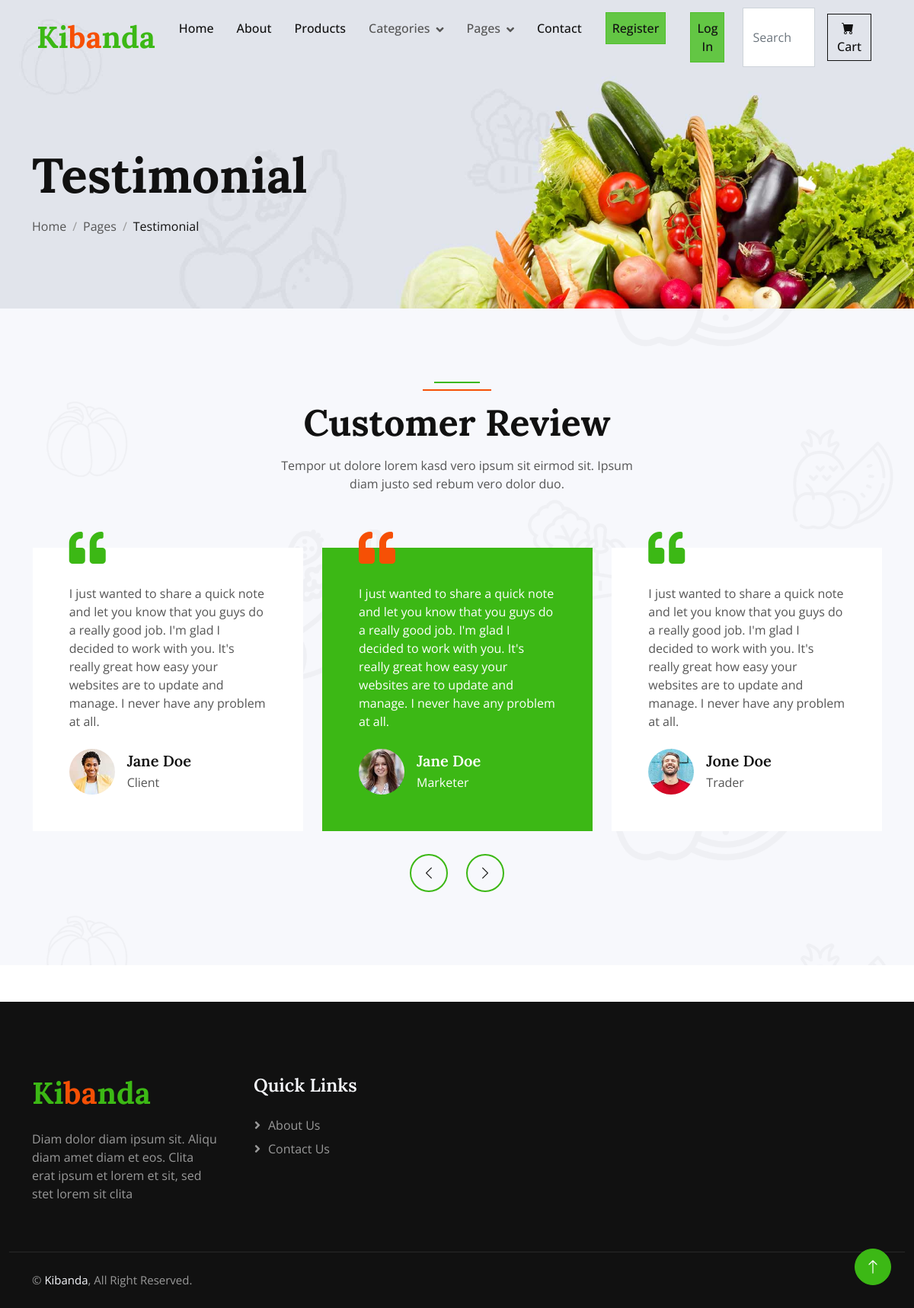
Page /testimonials/ on the committed database.
### Store/models.py (models this page shows, shortened)
class Testimonial(models.Model):
    image = models.ImageField(upload_to='uploads/testimonial', default='uploads/testimonial/testimonial.jpg')
    client_name = models.CharField(blank=False, null=False, max_length=100)
    review = models.CharField(blank=False, null=False, max_length=10000)
    proffession = models.CharField(blank=False, null=True, max_length=10000)

### Store/views.py (the view)
# urls.py: path("testimonials/", views.testimonials, name="testimonials"),
def testimonials(request):
    testimonies = Testimonial.objects.all()
    return render(request, "testimonial.html", {'navbar':'testimonial','testimonies':testimonies})

### Store/templates/testimonial.html
{% extends 'layout.html' %}
{% load static %}
{% block body %}
    <div class="container-fluid page-header wow fadeIn" data-wow-delay="0.1s">
        <div class="container">
            <h1 class="display-3 mb-3 animated slideInDown">Testimonial</h1>
            <nav aria-label="breadcrumb animated slideInDown">
                <ol class="breadcrumb mb-0">
                    <li class="breadcrumb-item"><a class="text-body" href="{% url 'Store:home' %}">Home</a></li>
                    <li class="breadcrumb-item"><a class="text-body" href="#">Pages</a></li>
                    <li class="breadcrumb-item text-dark active" aria-current="page">Testimonial</li>
                </ol>
            </nav>
        </div>
    </div>
    <div class="container-fluid bg-light bg-icon py-6">
        <div class="container">
            <div class="section-header text-center mx-auto mb-5 wow fadeInUp" data-wow-delay="0.1s" style="max-width: 500px;">
                <h1 class="display-5 mb-3">Customer Review</h1>
                <p>Tempor ut dolore lorem kasd vero ipsum sit eirmod sit. Ipsum diam justo sed rebum vero dolor duo.</p>
            </div>
            <div class="owl-carousel testimonial-carousel wow fadeInUp" data-wow-delay="0.3s">
                {% for testimony in testimonies %}
                      <div class="testimonial-item position-relative bg-white p-5 mt-4">
                    <i class="fa fa-quote-left fa-3x text-primary position-absolute top-0 start-0 mt-n4 ms-5"></i>
                    <p class="mb-4">{{ testimony.review }}</p>
                    <div class="d-flex align-items-center">
                        <img class="flex-shrink-0 rounded-circle" src="/media/{{ testimony.image }}" alt="">
                        <div class="ms-3">
                            <h5 class="mb-1">{{ testimony.client_name }}</h5>
                            <span>{{ testimony.proffession }}</span>
                        </div>
                    </div>
                </div>
                {% endfor %}
            </div>
        </div>
    </div>
{% endblock %}

### Store/static/css/style.css (style rules this page uses)
:root { --primary: #3CB815; --secondary: #F65005; --light: #F7F8FC; --dark: #111111; }
.py-6 { padding-top: 6rem; padding-bottom: 6rem; }
.bg-icon { background: url(../img/bg-icon.png) center center repeat; background-size: contain; }
.page-header { padding-top: 12rem; padding-bottom: 6rem; background: url(../img/carousel-1.jpg) top right no-repeat; background-size: cover; }
.breadcrumb-item+.breadcrumb-item::before { color: #999999; }
.section-header { position: relative; padding-top: 25px; }
.section-header::before { position: absolute; content: ""; width: 60px; height: 2px; top: 0; left: 50%; transform: translateX(-50%); background: var(--primary); }
.section-header::after { position: absolute; content: ""; width: 90px; height: 2px; top: 10px; left: 50%; transform: translateX(-50%); background: var(--secondary); }
.testimonial-carousel .owl-item .testimonial-item img { width: 60px; height: 60px; }
.testimonial-carousel .owl-item .testimonial-item, .testimonial-carousel .owl-item .testimonial-item * { transition: .5s; }
.testimonial-carousel .owl-item.center .testimonial-item { background: var(--primary) !important; }
.testimonial-carousel .owl-item.center .testimonial-item * { color: #FFFFFF !important; }
.testimonial-carousel .owl-item.center .testimonial-item i { color: var(--secondary) !important; }

### rows in the picture
Testimonial: review "I just wanted to share a quick note and let you know that you guys do a really good job. I'm glad I decided to work with you. It's really great how easy your websites are to update and manage. I never have any problem at all.", image (picture), client_name "Jane Doe", proffession "Marketer"
Testimonial: review "I just wanted to share a quick note and let you know that you guys do a really good job. I'm glad I decided to work with you. It's really great how easy your websites are to update and manage. I never have any problem at all.", image (picture), client_name "Jone Doe", proffession "Trader"
Testimonial: review "I just wanted to share a quick note and let you know that you guys do a really good job. I'm glad I decided to work with you. It's really great how easy your websites are to update and manage. I never have any problem at all.", image (picture), client_name "Jane Doe", proffession "Client"
